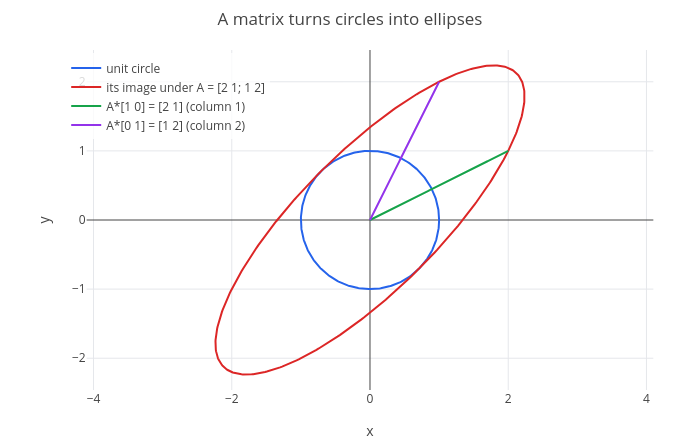

Notebook code for this chart:
### Markdown cell above
The plot shows the unit circle and its image, an ellipse, with the images of the two unit arrows. Axes: the two
coordinates of the plane. `parametric(X, Y, t, 0, 2*pi)` draws the point $(X, Y)$ for $t$ from 0 to $2\pi$:

### Code cell
p = show(parametric(cos(t), sin(t), t, 0, 2*pi), parametric(w(1), w(2), t, 0, 2*pi), parametric(2*s, s, s, 0, 1), parametric(s, 2*s, s, 0, 1));
p = legend(p, "unit circle", "its image under A = [2 1; 1 2]", "A*[1 0] = [2 1] (column 1)", "A*[0 1] = [1 2] (column 2)");
labels(title(p, "A matrix turns circles into ellipses"), "x", "y")

### Figure 1 — Plotly figure (JSON) as saved in the notebook; plotly's stock layout.template omitted (floating-point values rounded to 4 significant figures; data arrays with more than 128 entries replaced by an {"elided": "..."} marker saying what was removed)
{"data": [{"line": {"color": "#2563eb", "width": 2}, "mode": "lines", "name": "unit circle", "type": "scatter", "x": {"elided": "402 float values"}, "y": {"elided": "402 float values"}}, {"line": {"color": "#dc2626", "width": 2}, "mode": "lines", "name": "its image under A = [2 1; 1 2]", "type": "scatter", "x": {"elided": "402 float values"}, "y": {"elided": "402 float values"}}, {"line": {"color": "#16a34a", "width": 2}, "mode": "lines", "name": "A*[1 0] = [2 1] (column 1)", "type": "scatter", "x": {"elided": "402 float values"}, "y": {"elided": "402 float values"}}, {"line": {"color": "#9333ea", "width": 2}, "mode": "lines", "name": "A*[0 1] = [1 2] (column 2)", "type": "scatter", "x": {"elided": "402 float values"}, "y": {"elided": "402 float values"}}], "layout": {"height": 440, "legend": {"bgcolor": "rgba(255,255,255,0.8)", "x": 0.01, "xanchor": "left", "y": 0.99, "yanchor": "top"}, "margin": {"b": 50, "l": 60, "r": 20, "t": 50}, "showlegend": true, "title": {"text": "A matrix turns circles into ellipses"}, "width": 700, "xaxis": {"constrain": "domain", "range": [-4.099, 4.099], "title": {"text": "x"}, "zeroline": true}, "yaxis": {"constrain": "domain", "range": [-2.46, 2.46], "scaleanchor": "x", "scaleratio": 1, "title": {"text": "y"}, "zeroline": true}}}
